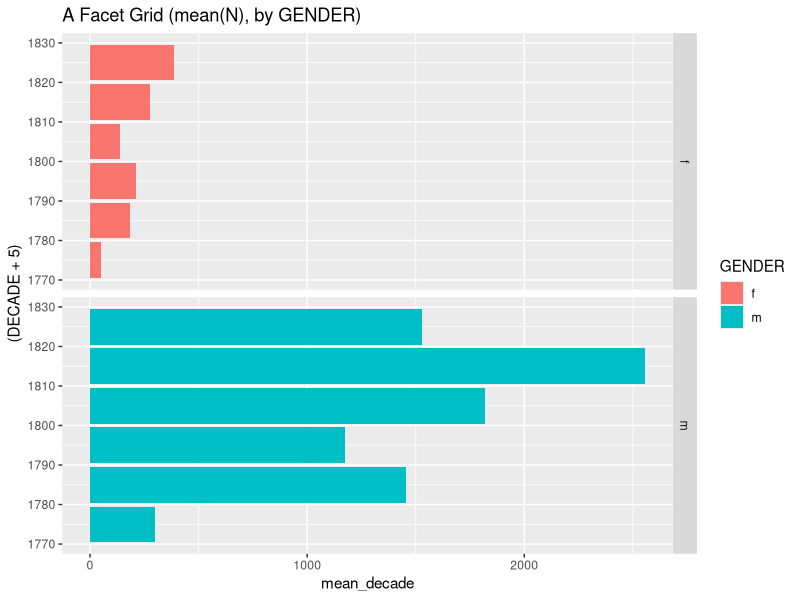
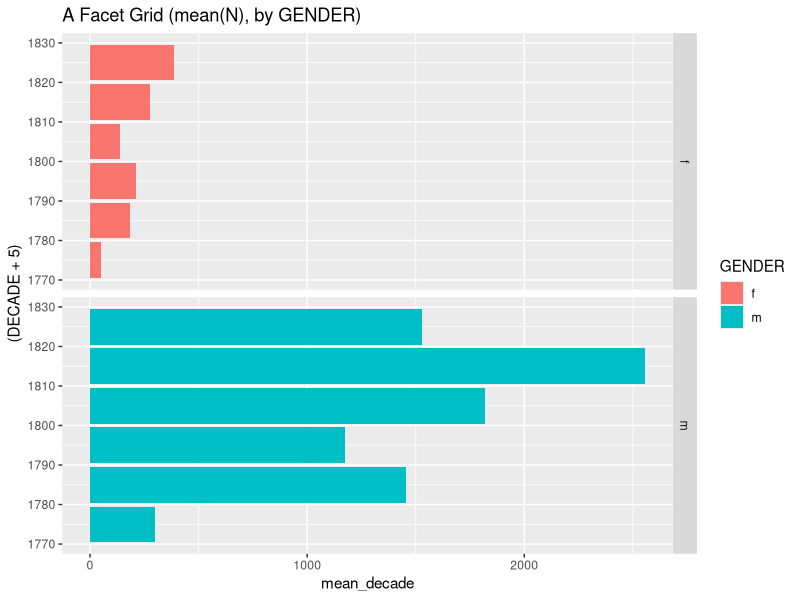

Write R code to recreate these figures, in order.
#loadpackages

setwd("/home/james/R/2014-11_BM-catalogue/data")
library(lubridate)
library(dplyr, warn.conflicts = FALSE)
library(tidyr, warn.conflicts = FALSE)
library(ggplot2)

#read data from csv

names <- read.csv("BM_names.csv") %>%
	group_by(DECADE, GENDER) %>%
	mutate(mean_decade = mean(N)) %>%
	select(mean_decade, DECADE)	

#plot data

ggplot(names, aes(x = (DECADE+5), y = mean_decade, group = GENDER, fill = GENDER)) +
	ggtitle("A Facet Grid (mean(N), by GENDER)") +
	geom_bar(stat = "identity") +
	facet_grid(GENDER ~ .) +
	coord_flip()

#save data to file

setwd("/home/james/R/2014-11_BM-catalogue/viz")
ggsave("BM_genderdecade-mean-bargrid.png", width = 7, height = 7)
